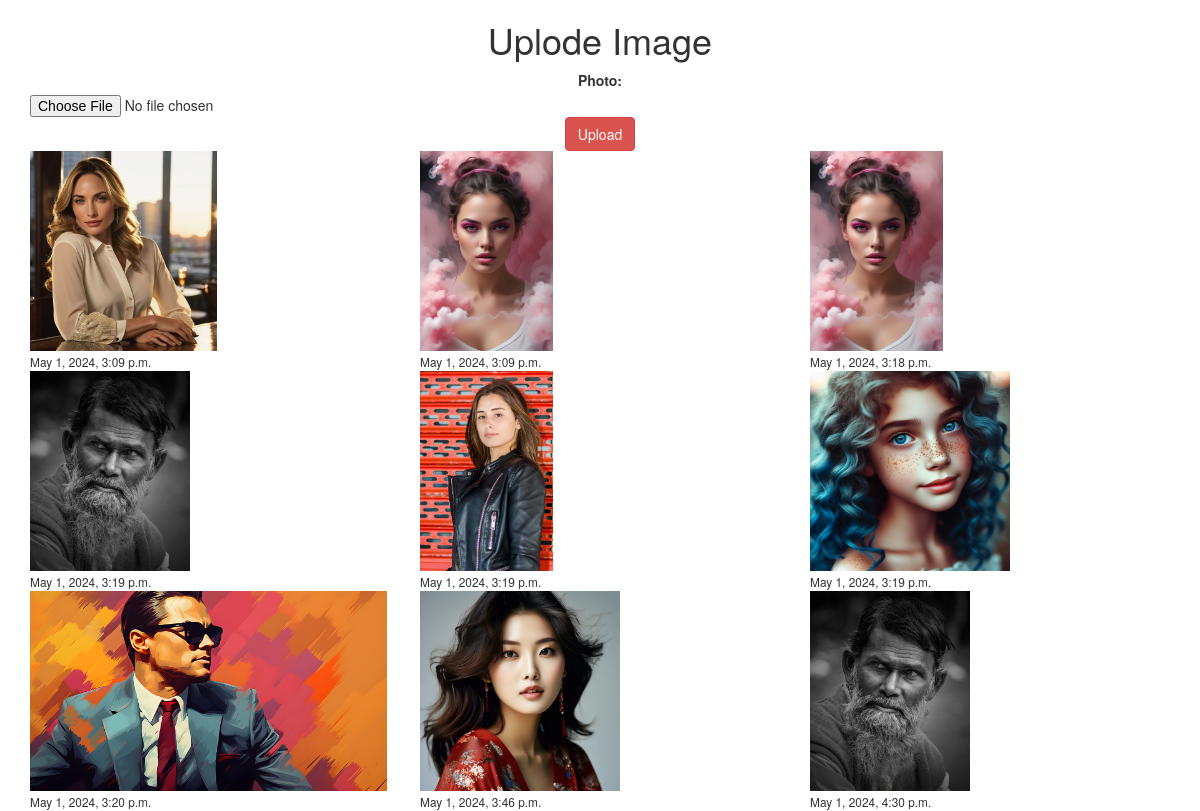
The page / on the database its author committed.
### myapp/models.py (models this page shows)
class Image(models.Model):
    photo = models.ImageField(upload_to="myimage")
    date = models.DateTimeField(auto_now_add=True)

### myapp/views.py (the view)
# urls.py: 2. Add a URL to urlpatterns:  path('', views.home, name='home')
def home(request):
    if request.method =="POST":
        form = ImageForm(request.POST, request.FILES)
        if form.is_valid():
            form.save()
    form =ImageForm()
    img = Image.objects.all()
    return render(request,'myapp/home.html',{'img':img,'form':form})

### myapp/forms.py
class ImageForm(forms.ModelForm):
    class Meta:
        model = Image
        fields = '__all__'
        lables={'photo':''}

### myapp/templates/myapp/home.html (shortened to what this page needs)
<!DOCTYPE html>
<html lang="en">
<head>
  <link rel="stylesheet" href="https://maxcdn.bootstrapcdn.com/bootstrap/3.4.1/css/bootstrap.min.css">
</head>
<body>
<div class="container">
  <div class="py-5 text-center bg-secondary text-white">
    <h1 class="md-3">Uplode Image</h1>
    <form action="" method="post" enctype="multipart/form-data">
      {{form}}
      <input type="submit" class="btn btn-danger" value="Upload">
    </form>
  </div>
  <div class="row">
    {% for x in img %}
    <div class="col-sm-4">
      <div class="card m-2">
        <img src="{{x.photo.url}}" alt="" class="card-img-top" height="200px">
      </div>
      <div class="card-footer">
        <small> {{x.date}} </small>
      </div>
    </div>
    {% endfor %}
  </div>
</div>
</body>
</html>

### rows shown on the page
Image: photo (picture), date "May 1, 2024, 3:09 p.m."
Image: photo (picture), date "May 1, 2024, 3:09 p.m."
Image: photo (picture), date "May 1, 2024, 3:18 p.m."
Image: photo (picture), date "May 1, 2024, 3:19 p.m."
Image: photo (picture), date "May 1, 2024, 3:19 p.m."
Image: photo (picture), date "May 1, 2024, 3:19 p.m."
Image: photo (picture), date "May 1, 2024, 3:20 p.m."
Image: photo (picture), date "May 1, 2024, 3:46 p.m."
Image: photo (picture), date "May 1, 2024, 4:30 p.m."
